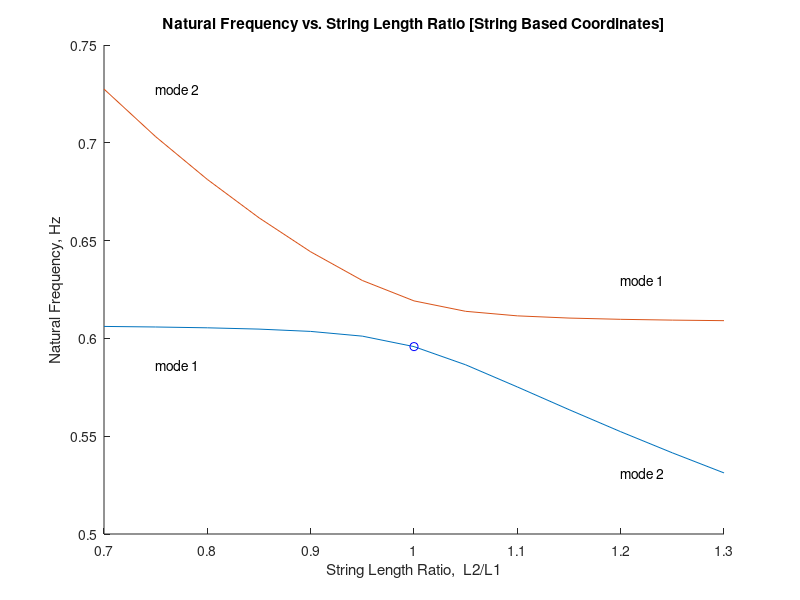
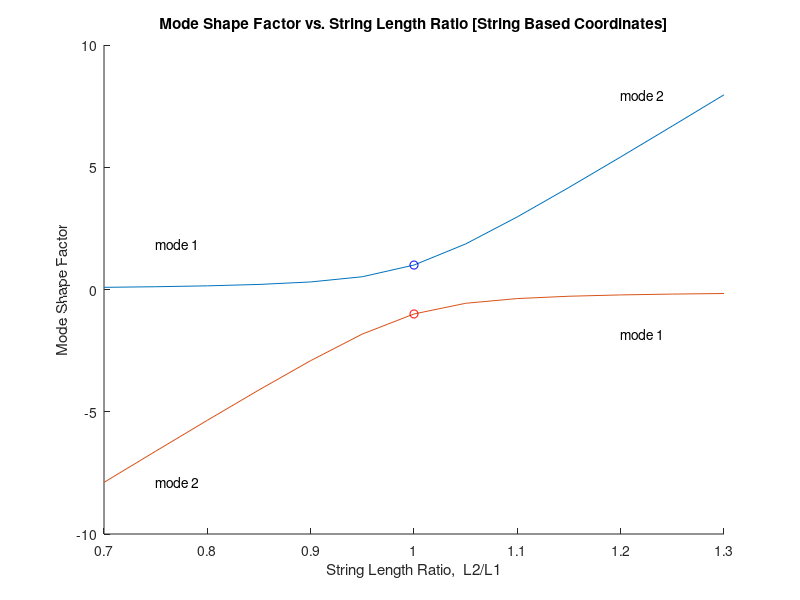
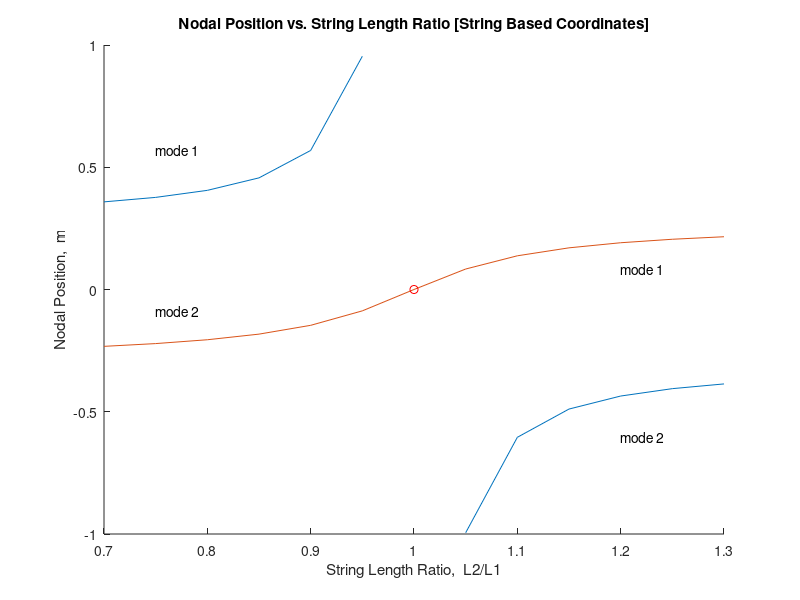

The MATLAB script that drew these images, in order:
% Bifilar Pendulum: Natural Frequencies and Mode Shapes 

% Author:  Gary S. Schajer, 2020.

% Variables:
% ----------
%  a1 = offset ratio 1
%  a2 = offset ratio 2
%  cp = center of percussion position, m
%  D  = distance between strings, m
%  f  = natural frequency, Hz
%  g  = gravitational acceleration = 9.81 m/s^2
%  i  = index for length ratio plotting
%  j  = index for eigenvectors
%  K  = stiffness matrix, N/m
%  L1 = string length 1, m
%  L2 = string length 2, m
%  LL = pendulum rod length, m
%  LR = length ratio = L2/L1
%  m  = pendulum mass, kg
%  M  = mass matrix, kg
%  np = nodal point position, m
%  R  = radius of gyration of pendulum rod, m
%  s  = pendulum centroid offset, m
%  v  = eigenvector ratio, V(2,:)/V(1,:)
%  V  = eigenvector matrix
%  vx = string displacement eigenvector ratio
%  Vx = string displacement eigenvector matrix
%  w2 = angular frequency squared, (rad/s)^2

%************************************************

% Initialize variables
clear all;
close all;
m = 1;   % any positive number will work 
g = 9.81;
LL = 1;
R = LL/sqrt(12);
L1 = 0.70;
L2 = 0.70;
D = 0.60;   % = 2.0000001*R;  for Fig. 7
D = 0.6;
s = 0;
a1 = 0.5 + s/D;
a2 = 0.5 - s/D;

% Solve for length ratios in the range 0.7 to 1.3
for i = 1:13
  L2 = L1 * (0.65 + 0.05*i);
  LR(i) = L2 / L1;
  M = (m/(D))*[[((a2^2)*(D^2)+R^2) ((a1*a2)*(D^2)-R^2)]' [((a1*a2)*(D^2)-R^2) ((a1^2)*(D^2)+R^2)]'];
  K = D*(a1+a2)*[[((a2*m*g)/L1) 0]' [0 (a1*m*g)/L2]'];
  [V,w2] = eig(K,M,'vector');
  [w2,index] = sort(w2);
  V = V(:,index);
  f(i,:) = sqrt(w2) / 2 / pi;
  
  % Find mode shape ratio and nodal point position
  v(i,:) = V(2,:) ./ V(1,:);
  Vx = V;
  Vx(:,:) = Vx(:,:) ./ norm(Vx(:,:));
  vx(i,:) = Vx(2,:) ./ Vx(1,:);
  np(i,:) = (a2*Vx(1,:)+a1*Vx(2,:))*D./(Vx(1,:)-Vx(2,:));
  if abs(np(i,1)) > 10
    np(i,1) = NaN;
  end
  cp(i,:) = -R^2 ./ np(i,:);
end

% Draw nodal position vs length ratio plot
figure(3)
hold on
plot(LR,np)
plot(1, 0, 'or')
text(LR(2),np(5,1),'mode 1')
text(LR(2),np(6,2),'mode 2')
text(LR(11),np(9,1),'mode 2')
text(LR(11),np(8,2),'mode 1')
title('Nodal Position vs. String Length Ratio [String Based Coordinates]')
xlabel('String Length Ratio,  L2/L1')
ylabel('Nodal Position,  m')

% Draw mode shape factor vs length ratio plot
figure(2)
hold on
plot(LR,vx)
plot(1,  1, 'ob')
plot(1, -1, 'or')
text(LR(2),vx(8,1),'mode 1')
text(LR(2),vx(1,2),'mode 2')
text(LR(11),vx(6,2),'mode 1')
text(LR(11),vx(13,1),'mode 2')
title('Mode Shape Factor vs. String Length Ratio [String Based Coordinates]')
xlabel('String Length Ratio,  L2/L1')
ylabel('Mode Shape Factor')

% Draw frequency vs length ratio plot
figure(1)
hold on
plot(LR,f)
plot(1, sqrt(g/L1)/2/pi, 'ob')
text(LR(2),f(8,1),'mode 1')
text(LR(2),f(1,2),'mode 2')
text(LR(11),f(6,2),'mode 1')
text(LR(11),f(13,1),'mode 2')
title('Natural Frequency vs. String Length Ratio [String Based Coordinates]')
xlabel('String Length Ratio,  L2/L1')
ylabel('Natural Frequency, Hz')

